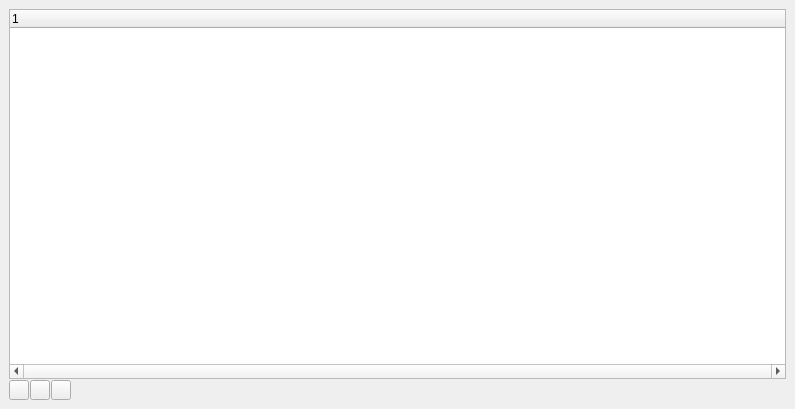
<?xml version="1.0" encoding="UTF-8"?>
<ui version="4.0">
 <class>MainWindow</class>
 <widget class="QMainWindow" name="MainWindow">
  <property name="geometry">
   <rect>
    <x>0</x>
    <y>0</y>
    <width>795</width>
    <height>409</height>
   </rect>
  </property>
  <property name="acceptDrops">
   <bool>true</bool>
  </property>
  <property name="windowTitle">
   <string>MainWindow</string>
  </property>
  <widget class="QWidget" name="centralwidget">
   <property name="sizePolicy">
    <sizepolicy hsizetype="Expanding" vsizetype="Expanding">
     <horstretch>0</horstretch>
     <verstretch>0</verstretch>
    </sizepolicy>
   </property>
   <property name="acceptDrops">
    <bool>false</bool>
   </property>
   <layout class="QVBoxLayout" name="verticalLayout">
    <property name="spacing">
     <number>1</number>
    </property>
    <property name="topMargin">
     <number>9</number>
    </property>
    <item>
     <widget class="QSplitter" name="splitter">
      <property name="sizePolicy">
       <sizepolicy hsizetype="Expanding" vsizetype="Expanding">
        <horstretch>0</horstretch>
        <verstretch>0</verstretch>
       </sizepolicy>
      </property>
      <property name="minimumSize">
       <size>
        <width>0</width>
        <height>0</height>
       </size>
      </property>
      <property name="acceptDrops">
       <bool>false</bool>
      </property>
      <property name="orientation">
       <enum>Qt::Horizontal</enum>
      </property>
      <widget class="QTreeWidget" name="treeWidget">
       <property name="sizePolicy">
        <sizepolicy hsizetype="Expanding" vsizetype="Expanding">
         <horstretch>0</horstretch>
         <verstretch>0</verstretch>
        </sizepolicy>
       </property>
       <property name="acceptDrops">
        <bool>false</bool>
       </property>
       <property name="horizontalScrollBarPolicy">
        <enum>Qt::ScrollBarAlwaysOn</enum>
       </property>
       <property name="dragEnabled">
        <bool>false</bool>
       </property>
       <property name="dragDropMode">
        <enum>QAbstractItemView::NoDragDrop</enum>
       </property>
       <property name="defaultDropAction">
        <enum>Qt::MoveAction</enum>
       </property>
       <property name="selectionMode">
        <enum>QAbstractItemView::ExtendedSelection</enum>
       </property>
       <property name="sortingEnabled">
        <bool>false</bool>
       </property>
       <property name="columnCount">
        <number>1</number>
       </property>
       <column>
        <property name="text">
         <string notr="true">1</string>
        </property>
       </column>
      </widget>
     </widget>
    </item>
    <item>
     <layout class="QHBoxLayout" name="horizontalLayout">
      <item>
       <widget class="QPushButton" name="pushButton_pack">
        <property name="sizePolicy">
         <sizepolicy hsizetype="Fixed" vsizetype="Fixed">
          <horstretch>0</horstretch>
          <verstretch>0</verstretch>
         </sizepolicy>
        </property>
        <property name="maximumSize">
         <size>
          <width>20</width>
          <height>20</height>
         </size>
        </property>
        <property name="toolTip">
         <string/>
        </property>
        <property name="toolTipDuration">
         <number>-1</number>
        </property>
        <property name="statusTip">
         <string/>
        </property>
        <property name="whatsThis">
         <string/>
        </property>
        <property name="text">
         <string/>
        </property>
       </widget>
      </item>
      <item>
       <widget class="QPushButton" name="pushButton_unpack">
        <property name="maximumSize">
         <size>
          <width>20</width>
          <height>20</height>
         </size>
        </property>
        <property name="text">
         <string/>
        </property>
       </widget>
      </item>
      <item>
       <widget class="QPushButton" name="pushButton_delete">
        <property name="sizePolicy">
         <sizepolicy hsizetype="Fixed" vsizetype="Fixed">
          <horstretch>0</horstretch>
          <verstretch>0</verstretch>
         </sizepolicy>
        </property>
        <property name="maximumSize">
         <size>
          <width>20</width>
          <height>20</height>
         </size>
        </property>
        <property name="text">
         <string/>
        </property>
       </widget>
      </item>
      <item>
       <spacer name="horizontalSpacer">
        <property name="orientation">
         <enum>Qt::Horizontal</enum>
        </property>
        <property name="sizeHint" stdset="0">
         <size>
          <width>40</width>
          <height>20</height>
         </size>
        </property>
       </spacer>
      </item>
     </layout>
    </item>
   </layout>
  </widget>
  <widget class="QMenuBar" name="menubar">
   <property name="geometry">
    <rect>
     <x>0</x>
     <y>0</y>
     <width>795</width>
     <height>20</height>
    </rect>
   </property>
  </widget>
 </widget>
 <resources/>
 <connections/>
</ui>
